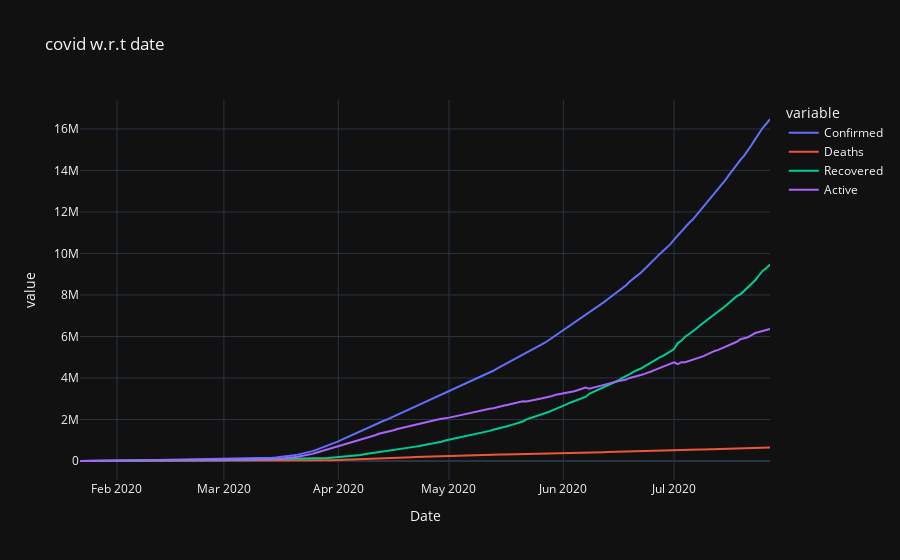

Notebook code cell kept with this figure:
### Markdown cell above
**Line Plot**

### Code cell
fig=px.line(day_wise, x="Date", y=["Confirmed", "Deaths", "Recovered", "Active"], title = "covid w.r.t date", template = "plotly_dark")
fig.show()

### Figure 1 — Plotly figure (JSON) as saved in the notebook; plotly's stock layout.template omitted (floating-point values rounded to 4 significant figures; data arrays with more than 128 entries replaced by an {"elided": "..."} marker saying what was removed)
{"data": [{"hovertemplate": "variable=Confirmed<br>Date=%{x}<br>value=%{y}<extra></extra>", "legendgroup": "Confirmed", "line": {"color": "#636efa", "dash": "solid"}, "marker": {"symbol": "circle"}, "mode": "lines", "name": "Confirmed", "orientation": "v", "showlegend": true, "type": "scatter", "x": {"elided": "188 str values"}, "xaxis": "x", "y": {"elided": "188 int values"}, "yaxis": "y"}, {"hovertemplate": "variable=Deaths<br>Date=%{x}<br>value=%{y}<extra></extra>", "legendgroup": "Deaths", "line": {"color": "#EF553B", "dash": "solid"}, "marker": {"symbol": "circle"}, "mode": "lines", "name": "Deaths", "orientation": "v", "showlegend": true, "type": "scatter", "x": {"elided": "188 str values"}, "xaxis": "x", "y": {"elided": "188 int values"}, "yaxis": "y"}, {"hovertemplate": "variable=Recovered<br>Date=%{x}<br>value=%{y}<extra></extra>", "legendgroup": "Recovered", "line": {"color": "#00cc96", "dash": "solid"}, "marker": {"symbol": "circle"}, "mode": "lines", "name": "Recovered", "orientation": "v", "showlegend": true, "type": "scatter", "x": {"elided": "188 str values"}, "xaxis": "x", "y": {"elided": "188 int values"}, "yaxis": "y"}, {"hovertemplate": "variable=Active<br>Date=%{x}<br>value=%{y}<extra></extra>", "legendgroup": "Active", "line": {"color": "#ab63fa", "dash": "solid"}, "marker": {"symbol": "circle"}, "mode": "lines", "name": "Active", "orientation": "v", "showlegend": true, "type": "scatter", "x": {"elided": "188 str values"}, "xaxis": "x", "y": {"elided": "188 int values"}, "yaxis": "y"}], "layout": {"legend": {"title": {"text": "variable"}, "tracegroupgap": 0}, "title": {"text": "covid w.r.t date"}, "xaxis": {"anchor": "y", "domain": [0, 1], "title": {"text": "Date"}}, "yaxis": {"anchor": "x", "domain": [0, 1], "title": {"text": "value"}}}}
